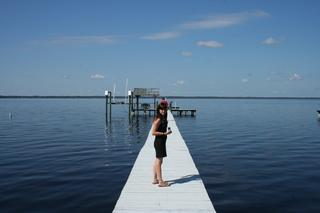
#> input picture dataset/0004774.jpg, 320 x 213 px; its folder holds only this picture in this run
$ python preprocess_data.py
#> lines starting #> are read from the running program, lines starting #| are printed output that depends on the picture
import csv
import os
from PIL import Image, ImageEnhance
import cv2
import numpy as np


def calculate_entropy(array):
    # Get the histogram of pixel values
    hist, _ = np.histogram(array, bins=256, range=(0, 256), density=True)

    # Remove zero entries (log(0) is undefined)
    hist = hist[hist > 0]

    # Calculate entropy
    entropy = -np.sum(hist * np.log2(hist))
    return entropy


input_dir = './dataset'
output_dir = './processed'

os.makedirs(output_dir, exist_ok=True)


light_level = [0.0,0.4,0.8,1.2,1.6,2.0]
label = ['very_dark','dark','normal','bright','very_bright']
csv_data = [["l_mean","l_std","s_mean","s_std", "l_entropy","s_entropy", "class"]]

for filename in os.listdir(input_dir):
    name = os.path.splitext(filename)[0]
    img_path = os.path.join(input_dir, filename)
    img = Image.open(img_path)
#> img is the input picture: PIL image 320x213 RGB; mean R, G, B 87.4, 114.9, 140.9

    # Apply transformations
    enhancer = ImageEnhance.Brightness(img)

    for i in range(len(label)):
        for j in range(3):
            factor = np.random.uniform(light_level[i],light_level[i+1])
            img_proc = enhancer.enhance(factor)

            output_path = os.path.join(output_dir, name + "_" + label[i] + ".jpg")
            img_proc.save(output_path)

            # convert to numpy format (RGB)
            img_rgb = np.array(img_proc)

            # convert to HLS
            img_hsl = cv2.cvtColor(img_rgb, cv2.COLOR_RGB2HLS)

            features = {}

            hue, lightness, saturation = cv2.split(img_hsl)
            lightness_mean = np.mean(lightness)
            lightness_std = np.std(lightness)
            saturation_mean = np.mean(saturation)
            saturation_std = np.std(saturation)
            lightness_entropy = calculate_entropy(lightness)
            saturation_entropy = calculate_entropy(saturation)

            csv_data.append([lightness_mean, lightness_std, saturation_mean, saturation_std, lightness_entropy, saturation_entropy, i])
#> this loop made 5 passes
#> pass 1, `img_proc.save(output_path)`:
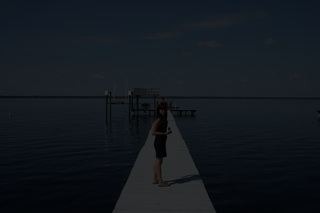
#> saved as 0004774_very_dark.jpg: PIL image 320x213 RGB; mean R, G, B 18.7, 24.7, 30.4
#> pass 2, `img_proc.save(output_path)`:
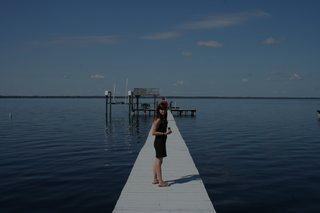
#> saved as 0004774_dark.jpg: PIL image 320x213 RGB; mean R, G, B 53.5, 70.5, 86.6
#> after the loop: img_hsl: shape (213, 320, 3); mean of channels 0, 1, 2 93.7, 173.3, 173.1
#> after the loop:
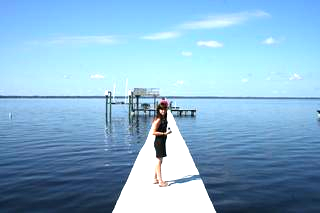
#> img_proc: PIL image 320x213 RGB; mean R, G, B 136.4, 180.3, 209.9
#> after the loop:
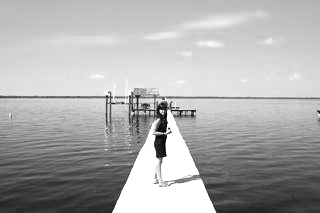
#> lightness: shape (213, 320); min 0, max 255, mean 173.3
#> after the loop:
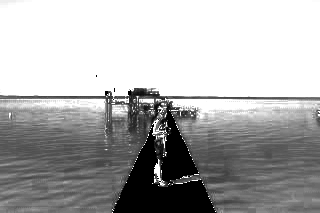
#> saturation: shape (213, 320); min 0, max 255, mean 173.1
#> after the loop, csv_data = 16 items

with open('data.csv', mode='w', newline='') as file:
    writer = csv.writer(file)
    writer.writerows(csv_data)

$ run again, on dataset/0100935.jpg
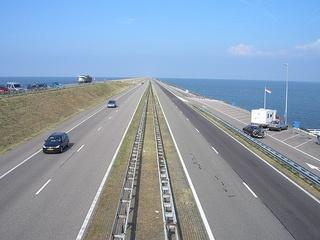
#> input picture dataset/0100935.jpg, 320 x 240 px
#> img is the input picture: PIL image 320x240 RGB; mean R, G, B 139.2, 156.1, 174
#> the loop `for i in range(len(label)):` made 5 passes
#> pass 1, `img_proc.save(output_path)`:
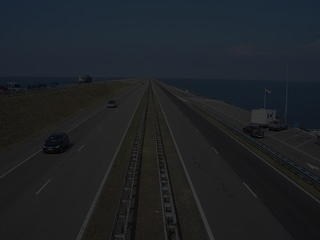
#> saved as 0100935_very_dark.jpg: PIL image 320x240 RGB; mean R, G, B 30.1, 33.8, 37.7
#> after the loop `for i in range(len(label)):`:
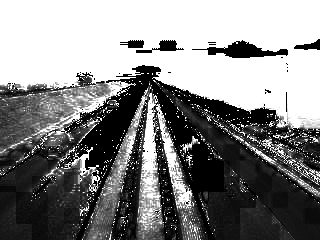
#> saturation: shape (240, 320); min 0, max 255, mean 133
#> after the loop `for i in range(len(label)):`: csv_data = 16 items

$ run again, on dataset/0101463.jpg
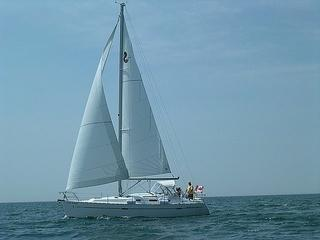
#> input picture dataset/0101463.jpg, 320 x 240 px
#> img is the input picture: PIL image 320x240 RGB; mean R, G, B 111.5, 149, 168.7
#> the loop `for i in range(len(label)):` made 5 passes
#> pass 1, `img_proc.save(output_path)`:
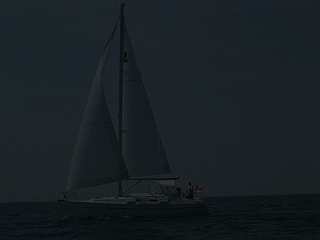
#> saved as 0101463_very_dark.jpg: PIL image 320x240 RGB; mean R, G, B 24, 32.2, 36.5
#> after the loop `for i in range(len(label)):`:
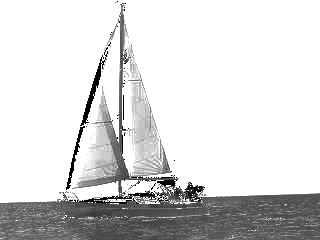
#> saturation: shape (240, 320); min 0, max 255, mean 216.7
#> after the loop `for i in range(len(label)):`: csv_data = 16 items

$ run again, on dataset/0101488.jpg
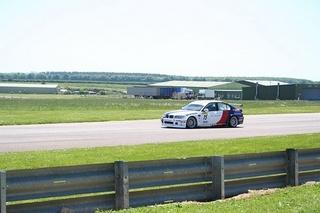
#> input picture dataset/0101488.jpg, 320 x 213 px
#> img is the input picture: PIL image 320x213 RGB; mean R, G, B 170.5, 180.4, 165
#> the loop `for i in range(len(label)):` made 5 passes
#> pass 1, `img_proc.save(output_path)`:
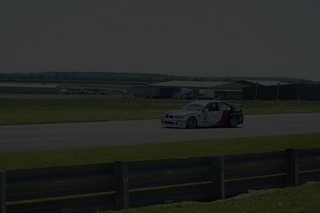
#> saved as 0101488_very_dark.jpg: PIL image 320x213 RGB; mean R, G, B 37, 39.1, 35.6
#> after the loop `for i in range(len(label)):`:
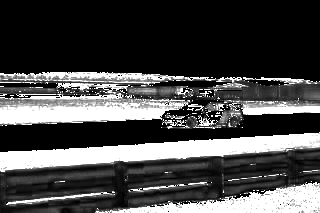
#> saturation: shape (213, 320); min 0, max 255, mean 71.7
#> after the loop `for i in range(len(label)):`: csv_data = 16 items
